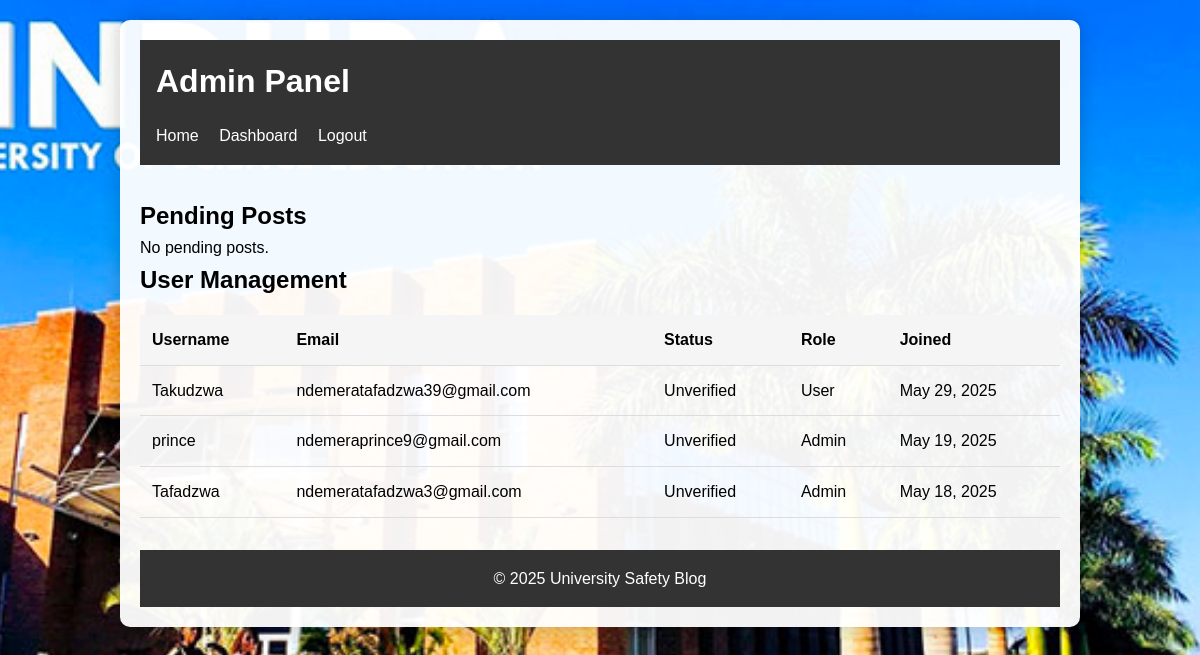
/admin.php (signed in), run on the app's committed database.
### tables this page shows
CREATE TABLE IF NOT EXISTS `users` (
  `id` int NOT NULL AUTO_INCREMENT,
  `username` varchar(50) NOT NULL,
  `password` varchar(255) NOT NULL,
  `email` varchar(100) NOT NULL,
  `is_verified` tinyint(1) DEFAULT '0',
  `verification_token` varchar(255) DEFAULT NULL,
  `reset_token` varchar(255) DEFAULT NULL,
  `reset_token_expiry` datetime DEFAULT NULL,
  `is_admin` tinyint(1) DEFAULT '0',
  `created_at` timestamp NULL DEFAULT CURRENT_TIMESTAMP,
  PRIMARY KEY (`id`),
  UNIQUE KEY `username` (`username`),
  UNIQUE KEY `email` (`email`)
);

### admin.php (the view, shortened to what this page needs)
<?php
include 'db_connect.php';
?>
<!DOCTYPE html>
<html lang="en">
<head>
    <link rel="stylesheet" href="style.css">
</head>
<body>
    <div class="container">
        <header>
            <h1>Admin Panel</h1>
            <nav>
                <ul>
                    <li><a href="index.php">Home</a></li>
                    <li><a href="dashboard.php">Dashboard</a></li>
                    <li><a href="logout.php">Logout</a></li>
                </ul>
            </nav>
        </header>
        <main>
            <section class="pending-posts">
                <h2>Pending Posts</h2>
                <?php
                $sql = "SELECT posts.*, users.username
                        FROM posts
                        JOIN users ON posts.user_id = users.id
                        WHERE posts.status = 'pending'
                        ORDER BY created_at DESC";
                $result = $conn->query($sql);
                if ($result->num_rows > 0) {
                    while($row = $result->fetch_assoc()) {
                        echo "<div class='post admin-post'>";
                        echo "<h3>" . htmlspecialchars($row['title']) . "</h3>";
                        echo "<p>" . htmlspecialchars($row['content']) . "</p>";
                        if ($row['image_path']) {
                            echo "<img src='" . htmlspecialchars($row['image_path']) . "' alt='Post image' class='post-image'>";
                        }
                        echo "<div class='post-meta'>Posted by " . htmlspecialchars($row['username']) .
                             " on " . date('F j, Y', strtotime($row['created_at'])) . "</div>";
                        echo "<div class='admin-actions'>";
                        echo "<form method='POST' action='' style='display: inline;'>";
                        echo "<input type='hidden' name='post_id' value='" . $row['id'] . "'>";
                        echo "<button type='submit' name='action' value='approve' class='approve-btn'>Approve</button>";
                        echo "<button type='submit' name='action' value='reject' class='reject-btn'>Reject</button>";
                        echo "<button type='submit' name='action' value='delete' class='delete-btn'>Delete</button>";
                        echo "</form>";
                        echo "</div>";
                        echo "</div>";
                    }
                } else {
                    echo "<p>No pending posts.</p>";
                }
                ?>
            </section>
            <section class="user-management">
                <h2>User Management</h2>
                <?php
                $sql = "SELECT id, username, email, is_verified, is_admin, created_at
                        FROM users ORDER BY created_at DESC";
                $result = $conn->query($sql);
                if ($result->num_rows > 0) {
                    echo "<table class='user-table'>";
                    echo "<tr><th>Username</th><th>Email</th><th>Status</th><th>Role</th><th>Joined</th></tr>";
                    while($row = $result->fetch_assoc()) {
                        echo "<tr>";
                        echo "<td>" . htmlspecialchars($row['username']) . "</td>";
                        echo "<td>" . htmlspecialchars($row['email']) . "</td>";
                        echo "<td>" . ($row['is_verified'] ? 'Verified' : 'Unverified') . "</td>";
                        echo "<td>" . ($row['is_admin'] ? 'Admin' : 'User') . "</td>";
                        echo "<td>" . date('F j, Y', strtotime($row['created_at'])) . "</td>";
                        echo "</tr>";
                    }
                    echo "</table>";
                } else {
                    echo "<p>No users found.</p>";
                }
                ?>
            </section>
        </main>
        <footer>
            <p>&copy; 2025 University Safety Blog</p>
        </footer>
    </div>
</body>
</html>

### style.css (style rules this page uses)
* { margin: 0; padding: 0; box-sizing: border-box; }
body { font-family: Arial, sans-serif; line-height: 1.6; background-image: url('R.jpeg'); background-size: cover; background-position: center; background-attachment: fixed; background-repeat: no-repeat; min-height: 100vh; }
.container { width: 80%; margin: auto; overflow: hidden; background-color: rgba(255, 255, 255, 0.95); padding: 20px; margin-top: 20px; margin-bottom: 20px; border-radius: 10px; box-shadow: 0 0 20px rgba(0,0,0,0.2); }
header { background: #333; color: #fff; padding: 1rem; margin-bottom: 2rem; }
header h1 { margin-bottom: 1rem; }
nav ul { list-style: none; }
nav ul li { display: inline; margin-right: 1rem; }
nav ul li a { color: #fff; text-decoration: none; }
.user-table { width: 100%; border-collapse: collapse; margin-top: 1rem; }
.user-table th, .user-table td { padding: 0.75rem; text-align: left; border-bottom: 1px solid #ddd; }
.user-table th { background: #f5f5f5; }
footer { text-align: center; padding: 1rem; margin-top: 2rem; background: #333; color: #fff; }

### data on the page
users: username "Takudzwa", email "ndemeratafadzwa39@gmail.com", is_verified "Unverified", is_admin "User", created_at "May 29, 2025"
users: username "prince", email "ndemeraprince9@gmail.com", is_verified "Unverified", is_admin "Admin", created_at "May 19, 2025"
users: username "Tafadzwa", email "ndemeratafadzwa3@gmail.com", is_verified "Unverified", is_admin "Admin", created_at "May 18, 2025"
